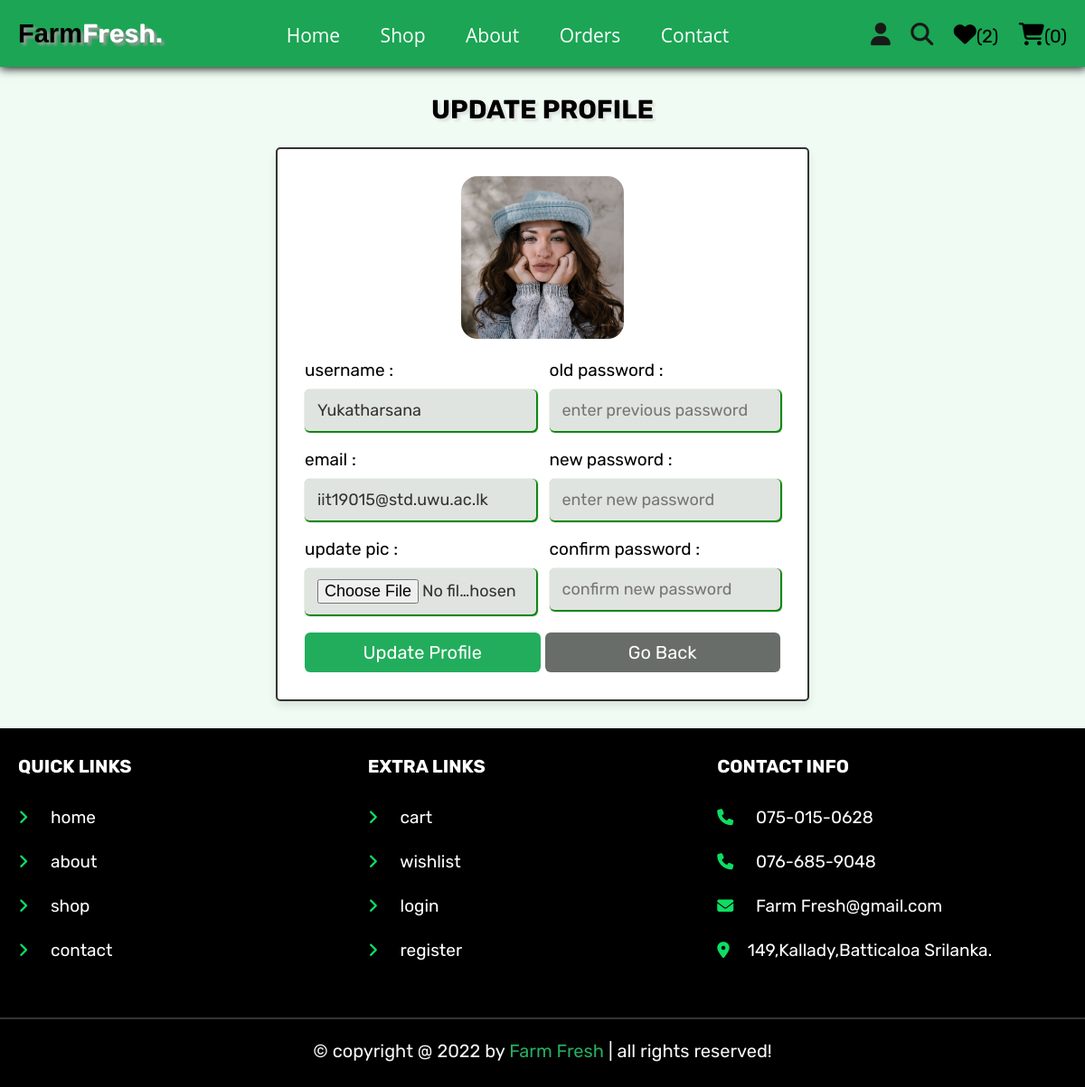
Screenshot of /user_profile_update.php (signed in) with the database file from the repository.
### tables this page shows
CREATE TABLE `users` (
  `id` int(100) NOT NULL,
  `name` varchar(100) NOT NULL,
  `email` varchar(100) NOT NULL,
  `password` varchar(100) NOT NULL,
  `user_type` varchar(20) NOT NULL DEFAULT 'user',
  `image` varchar(100) NOT NULL
);

### user_profile_update.php (the view, shortened to what this page needs)
<?php
@include 'config.php';
?>
<!DOCTYPE html>
<html lang="en">
<head>
   <link rel="stylesheet" href="https://cdnjs.cloudflare.com/ajax/libs/font-awesome/6.1.1/css/all.min.css">
   <link rel="stylesheet" href="css/components.css">
</head>
<body>
<?php include 'header.php'; ?>
<section class="update-profile">
   <h1 class="title">update profile</h1>
   <form action="" method="POST" enctype="multipart/form-data">
      <img src="uploaded_img/<?= $fetch_profile['image']; ?>" alt="">
      <div class="flex">
         <div class="inputBox">
            <span>username :</span>
            <input type="text" name="name" value="<?= $fetch_profile['name']; ?>" placeholder="update username" required class="box">
            <span>email :</span>
            <input type="email" name="email" value="<?= $fetch_profile['email']; ?>" placeholder="update email" required class="box">
            <span>update pic :</span>
            <input type="file" name="image" accept="image/jpg, image/jpeg, image/png" class="box">
         </div>
         <div class="inputBox">
            <span>old password :</span>
            <input type="password" name="update_pass" placeholder="enter previous password" class="box">
            <span>new password :</span>
            <input type="password" name="new_pass" placeholder="enter new password" class="box">
            <span>confirm password :</span>
            <input type="password" name="confirm_pass" placeholder="confirm new password" class="box">
         </div>
      </div>
      <div class="flex-btn">
         <input type="submit" class="btn" value="update profile" name="update_profile">
         <a href="home.php" class="option-btn">go back</a>
      </div>
   </form>
</section>
<?php include 'footer.php'; ?>
</body>
</html>

### css/components.css (style rules this page uses)
:root { --green: rgb(38, 173, 95); --orange: #f39c12; --red: #e74c3c; --black: #333; --light-color: #666; --white: #fff; --light-bg: #f6f6f6; --border: 0.2rem solid var(--black); --box-shadow: 0 0.5rem 1rem rgba(0, 0, 0, 0.1); --text-decoration: none; }
* { font-family: "Rubik", sans-serif; margin: 0; padding: 0; box-sizing: border-box; outline: none; border: none; text-decoration: none; color: var(--black); }
body { background-color: rgb(240, 252, 243); }
html { font-size: 62.5%; overflow-x: hidden; scroll-behavior: smooth; scroll-padding-top: 6.5rem; }
section { padding: 3rem 2rem; max-width: 1200px; margin: 0 auto; }
.btn, .delete-btn, .option-btn { display: block; margin-top: 1rem; border-radius: 0.6rem; color: var(--white); font-size: 2rem; padding: 10px; text-transform: capitalize; cursor: pointer; text-align: center; }
.btn { background-color: #22ad5c; }
.option-btn { background-color: rgb(105, 109, 106); color: rgb(255, 255, 255); }
.flex-btn { display: flex; flex-wrap: wrap; gap: 0.5rem; }
.flex-btn > * { flex: 1; }
.title { text-align: center; margin-bottom: 2.5rem; text-transform: uppercase; color:rgb(0, 0, 0); font-size: 2.9rem; text-shadow: 3px 3px 3px #dde0dd; }
.update-profile form { max-width: 59rem; margin: 0 auto; background-color:#ffffff; box-shadow: var(--box-shadow); border: var(--border); border-radius: 0.5rem; padding: 3rem; text-align: center; }
.update-profile form .flex { display: flex; gap: 1.5rem; justify-content: space-between; }
.update-profile form img { height: 18rem; width: 18rem; margin-bottom: 1rem; border-radius: 10%; object-fit: cover; }
.update-profile form .inputBox { text-align: left; width: 50%; }
.update-profile form .inputBox span { display: block; padding-top: 1rem; font-size:1.9rem; color: #000000; }
.update-profile form .inputBox .box { width: 100%; padding: 1.2rem 1.4rem; font-size: 1.8rem; color: var(--black); border-radius: 0.5rem; box-shadow: 1px 1px 1px 1px rgb(7, 129, 7); margin: 1rem 0; background-color:#e0e4e0; }

### rows the page displays
users: image (picture), name "Yukatharsana", email "iit19015@std.uwu.ac.lk"

### other values shown
$count_wishlist_items->rowCount() "2"
$count_cart_items->rowCount() "0"
